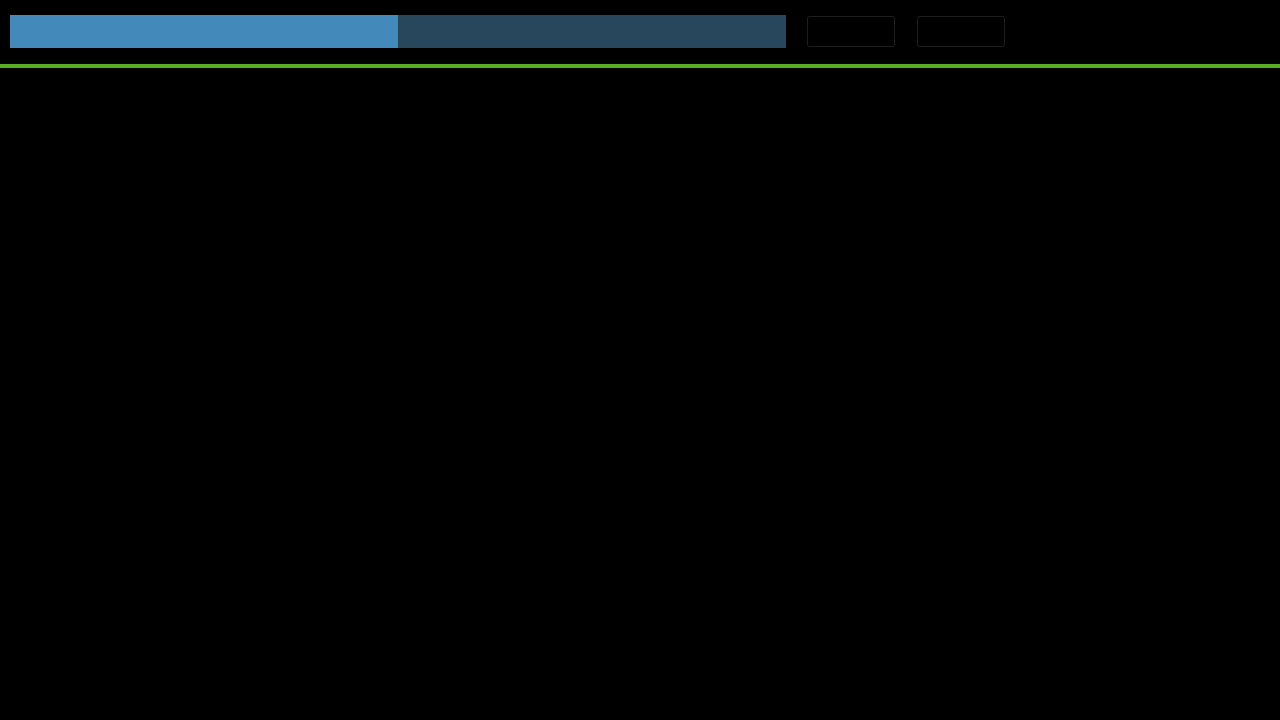
<?xml version="1.0" encoding="UTF-8"?>
<ui version="4.0">
 <class>BenchmarkPage</class>
 <widget class="QWidget" name="BenchmarkPage">
  <property name="geometry">
   <rect>
    <x>0</x>
    <y>0</y>
    <width>1280</width>
    <height>720</height>
   </rect>
  </property>
  <property name="sizePolicy">
   <sizepolicy hsizetype="Expanding" vsizetype="Expanding">
    <horstretch>0</horstretch>
    <verstretch>0</verstretch>
   </sizepolicy>
  </property>
  <property name="minimumSize">
   <size>
    <width>0</width>
    <height>0</height>
   </size>
  </property>
  <property name="maximumSize">
   <size>
    <width>16777215</width>
    <height>16777215</height>
   </size>
  </property>
  <property name="windowTitle">
   <string>BenchmarkPage</string>
  </property>
  <property name="styleSheet">
   <string notr="true">QWidget
{
	background: #000000;
}

QWidget#contentWidget
{
	background: #000000;
}

QWidget#controlPanel
{
	background: #000000;
}

QLabel#topLine
{
	background: #58AD25;
}

QProgressBar
{
	border: none;
	text-align: left;
	background-color:#28475c;
	color: #FFFFFF;
	font-size: 14px;
}

QProgressBar::chunk
{
	background-color: #4389b9;
}

QLabel#logoLabel
{
	border-image: url(:/logo.png) 0 0 0 0 stetch stretch;
}

QPushButton#skipButton
{
	border-image: url(:/skip.png) 0 0 0 0 stetch stretch;
}

QPushButton#skipButton:hover
{
	border-image: url(:/skip_hover.png) 0 0 0 0 stetch stretch;
}

QPushButton#stopButton
{
	border-image: url(:/stop.png) 0 0 0 0 stetch stretch;
}

QPushButton#stopButton:hover
{
	border-image: url(:/stop_hover.png) 0 0 0 0 stetch stretch;
}</string>
  </property>
  <layout class="QVBoxLayout" name="verticalLayout_2">
   <property name="spacing">
    <number>0</number>
   </property>
   <property name="leftMargin">
    <number>0</number>
   </property>
   <property name="topMargin">
    <number>0</number>
   </property>
   <property name="rightMargin">
    <number>0</number>
   </property>
   <property name="bottomMargin">
    <number>0</number>
   </property>
   <item>
    <widget class="QWidget" name="controlPanel" native="true">
     <property name="sizePolicy">
      <sizepolicy hsizetype="Preferred" vsizetype="Minimum">
       <horstretch>0</horstretch>
       <verstretch>0</verstretch>
      </sizepolicy>
     </property>
     <layout class="QVBoxLayout" name="verticalLayout">
      <property name="spacing">
       <number>0</number>
      </property>
      <property name="leftMargin">
       <number>0</number>
      </property>
      <property name="topMargin">
       <number>0</number>
      </property>
      <property name="rightMargin">
       <number>0</number>
      </property>
      <property name="bottomMargin">
       <number>0</number>
      </property>
      <item>
       <layout class="QHBoxLayout" name="horizontalLayout_3">
        <property name="spacing">
         <number>20</number>
        </property>
        <property name="leftMargin">
         <number>10</number>
        </property>
        <property name="topMargin">
         <number>10</number>
        </property>
        <property name="rightMargin">
         <number>10</number>
        </property>
        <property name="bottomMargin">
         <number>10</number>
        </property>
        <item>
         <widget class="QProgressBar" name="progressBar">
          <property name="minimumSize">
           <size>
            <width>0</width>
            <height>33</height>
           </size>
          </property>
          <property name="maximumSize">
           <size>
            <width>16777215</width>
            <height>33</height>
           </size>
          </property>
          <property name="value">
           <number>50</number>
          </property>
          <property name="orientation">
           <enum>Qt::Horizontal</enum>
          </property>
          <property name="format">
           <string/>
          </property>
         </widget>
        </item>
        <item>
         <widget class="QPushButton" name="skipButton">
          <property name="minimumSize">
           <size>
            <width>90</width>
            <height>33</height>
           </size>
          </property>
          <property name="maximumSize">
           <size>
            <width>90</width>
            <height>33</height>
           </size>
          </property>
          <property name="text">
           <string/>
          </property>
          <property name="iconSize">
           <size>
            <width>90</width>
            <height>33</height>
           </size>
          </property>
         </widget>
        </item>
        <item>
         <widget class="QPushButton" name="stopButton">
          <property name="minimumSize">
           <size>
            <width>90</width>
            <height>33</height>
           </size>
          </property>
          <property name="maximumSize">
           <size>
            <width>90</width>
            <height>33</height>
           </size>
          </property>
          <property name="text">
           <string/>
          </property>
          <property name="iconSize">
           <size>
            <width>90</width>
            <height>33</height>
           </size>
          </property>
         </widget>
        </item>
        <item>
         <widget class="QLabel" name="logoLabel">
          <property name="minimumSize">
           <size>
            <width>244</width>
            <height>44</height>
           </size>
          </property>
          <property name="maximumSize">
           <size>
            <width>244</width>
            <height>44</height>
           </size>
          </property>
          <property name="text">
           <string/>
          </property>
         </widget>
        </item>
       </layout>
      </item>
      <item>
       <widget class="QLabel" name="topLine">
        <property name="enabled">
         <bool>true</bool>
        </property>
        <property name="minimumSize">
         <size>
          <width>0</width>
          <height>4</height>
         </size>
        </property>
        <property name="maximumSize">
         <size>
          <width>16777215</width>
          <height>4</height>
         </size>
        </property>
        <property name="text">
         <string/>
        </property>
       </widget>
      </item>
     </layout>
    </widget>
   </item>
   <item>
    <widget class="QStackedWidget" name="stackedWidget">
     <widget class="LoadingScreen" name="loadingScreen"/>
    </widget>
   </item>
  </layout>
  <action name="stopAction">
   <property name="text">
    <string>stopTests</string>
   </property>
   <property name="shortcut">
    <string>Esc</string>
   </property>
  </action>
  <action name="skipAction">
   <property name="text">
    <string>skipTest</string>
   </property>
   <property name="shortcut">
    <string>Space</string>
   </property>
  </action>
 </widget>
 <layoutdefault spacing="6" margin="11"/>
 <customwidgets>
  <customwidget>
   <class>LoadingScreen</class>
   <extends>QWidget</extends>
   <header>LoadingScreen.h</header>
   <container>1</container>
  </customwidget>
 </customwidgets>
 <resources>
  <include location="resources.qrc"/>
 </resources>
 <connections>
  <connection>
   <sender>skipButton</sender>
   <signal>clicked()</signal>
   <receiver>skipAction</receiver>
   <slot>trigger()</slot>
   <hints>
    <hint type="sourcelabel">
     <x>850</x>
     <y>31</y>
    </hint>
    <hint type="destinationlabel">
     <x>-1</x>
     <y>-1</y>
    </hint>
   </hints>
  </connection>
  <connection>
   <sender>stopButton</sender>
   <signal>clicked()</signal>
   <receiver>stopAction</receiver>
   <slot>trigger()</slot>
   <hints>
    <hint type="sourcelabel">
     <x>960</x>
     <y>31</y>
    </hint>
    <hint type="destinationlabel">
     <x>-1</x>
     <y>-1</y>
    </hint>
   </hints>
  </connection>
 </connections>
</ui>
